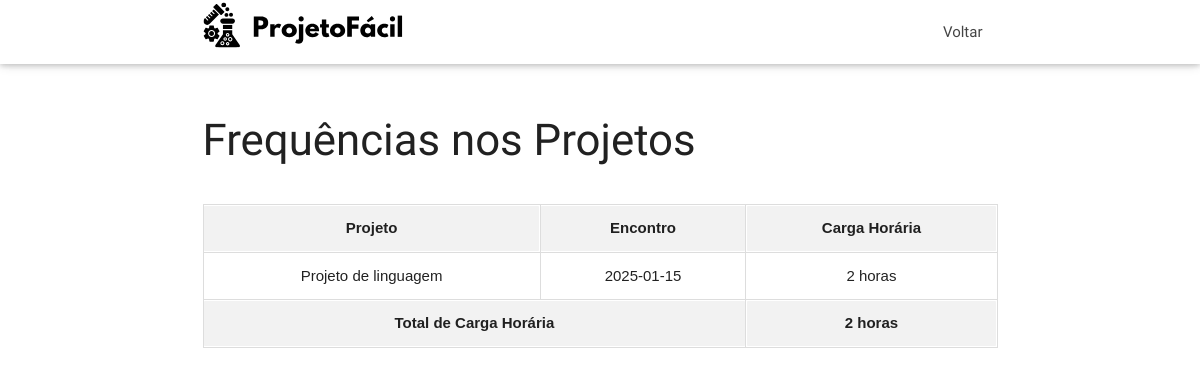
Before: /Login/aluno/frequencia.php (signed in) with the older database file.
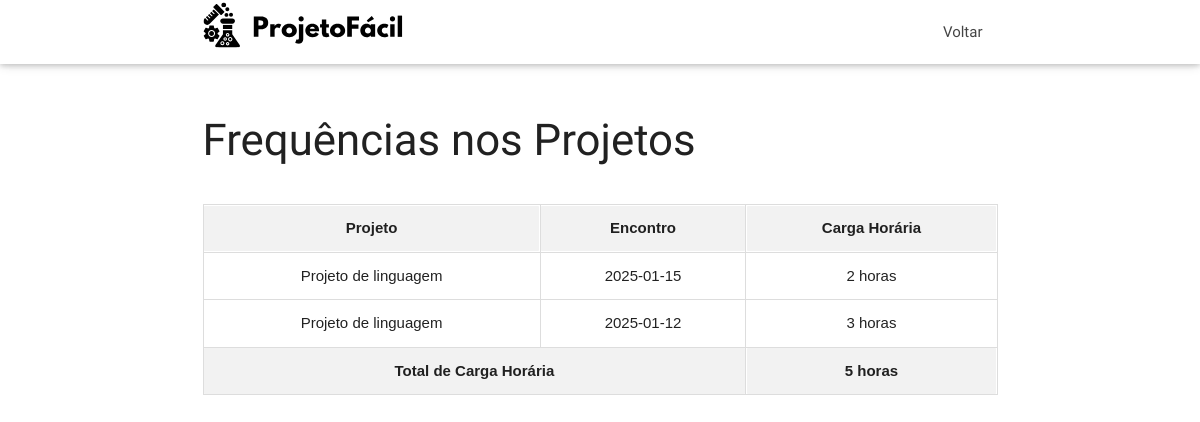
After: the same page with the newer database file.
### tables this page shows
CREATE TABLE IF NOT EXISTS `encontro` (
  `id_encontro` int NOT NULL AUTO_INCREMENT,
  `CH` int DEFAULT NULL,
  `data` date DEFAULT NULL,
  `fk_id_projeto` int DEFAULT NULL,
  PRIMARY KEY (`id_encontro`),
  KEY `fk_encontro_projeto_id_projeto` (`fk_id_projeto`)
);

CREATE TABLE IF NOT EXISTS `projeto` (
  `id_projeto` int NOT NULL AUTO_INCREMENT,
  `nome_projeto` varchar(255) DEFAULT NULL,
  `situacao` varchar(255) DEFAULT NULL,
  `fk_projeto_id_professor` int DEFAULT NULL,
  `data_finalizacao` date NOT NULL,
  PRIMARY KEY (`id_projeto`),
  KEY `fk_projeto_id_professor` (`fk_projeto_id_professor`)
);

### conecta.php (called while the page is built, shortened)
<?php
function executarSQL($mysql, $sql)
{
    $resultado = mysqli_query($mysql, $sql);
    return $resultado;
}

### Login/aluno/frequencia.php (the view, shortened to what this page needs)
<?php
require_once("../../conecta.php");
$conexao = conectar();
$busca_sql_user_pro = "
    SELECT
        pro.nome_projeto,
        en.data,
        en.CH
    FROM projeto pro
    INNER JOIN encontro en ON en.fk_id_projeto = pro.id_projeto
    INNER JOIN frequencia fre ON fre.fk_id_encontro = en.id_encontro
    WHERE fre.fk_usuario_id_usuario = " . $_SESSION['usuario'][1] . "
    ORDER BY pro.nome_projeto ASC";
$resultado_busca_sql_user_pro = executarSQL($conexao, $busca_sql_user_pro);
$frequencias = mysqli_fetch_all($resultado_busca_sql_user_pro, MYSQLI_ASSOC);
?>
<!DOCTYPE html>
<html lang="pt-br">
<head>
    <link href="../../Style/css/materialize.min.css" type="text/css" rel="stylesheet" media="screen,projection" />
    <link href="../../Style/css/style.css" type="text/css" rel="stylesheet" media="screen,projection" />
</head>
<body>
    <div id="navbar" class="navbar-fixed scrollspy">
        <nav class="white">
            <div class="nav-wrapper container">
                <a class="brand-logo"><img src="../../Style/images/logo.svg" style="height: 50px;"></a>
                <ul class="right hide-on-med-and-down">
                    <li><a href="../../Login/aluno/aluno.php">Voltar</a></li>
                </ul>
            </div>
        </nav>
    </div>
    <div class="container section scrollspy">
        <div class="section">
            <h3>Frequências nos Projetos</h3>
            <div class="table-container">
                <table>
                    <tr>
                        <th>Projeto</th>
                        <th>Encontro</th>
                        <th>Carga Horária</th>
                    </tr>
                    <?php
                    $total_carga_horaria = 0;
                    foreach ($frequencias as $frequencia) {
                        $total_carga_horaria += $frequencia['CH'];
                        echo '<tr>';
                        echo '<td>' . $frequencia['nome_projeto'] . '</td>';
                        echo '<td>' . $frequencia['data'] . '</td>';
                        echo '<td>' . $frequencia['CH'] . ' horas</td>';
                        echo '</tr>';
                    }
                    ?>
                    <tr>
                        <th colspan="2">Total de Carga Horária</th>
                        <th><?php echo $total_carga_horaria; ?> horas</th>
                    </tr>
                </table>
            </div>
        </div>
    </div>
</body>
</html>

Changed rows visible on the page:
added encontro: fk_id_projeto.nome_projeto "Projeto de linguagem", data "2025-01-12", CH "3"
Other visible differences:
$total_carga_horaria: "2" → "5"
